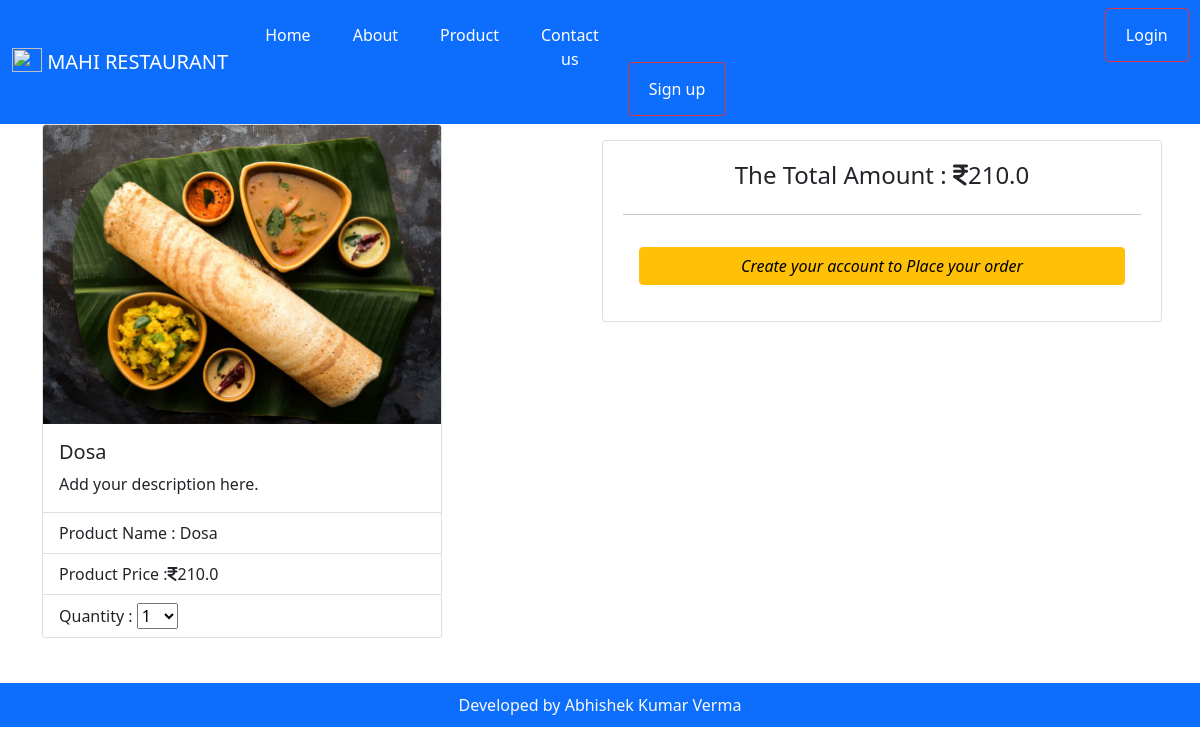
Page /view/16/ on the committed database.
### home/models.py (models this page shows, shortened)
class Add_product(models.Model):
    name = models.CharField(max_length=122)
    img = models.FileField(upload_to="uploads/")
    price = models.FloatField()

### home/views.py (the view)
# urls.py: path("view/<int:pk>/",views.view,name = 'view'),
def view(request,pk):
    Add_products = Add_product.objects.get(id = pk)
    return render(request,'view.html',{'Add_products': Add_products})

### template/view.html (shortened to what this page needs)
{% extends 'base.html' %}
{% block body %}
<form method = "POST" action="/welcome">
<div class="container">
  <div class="row ">
    <div class="col ">
      <div class="card" style="width: 25rem;">
        <img src="{{Add_products.img.url}}" class="card-img-top" alt="...">
        <div class="card-body">
          <h5 class="card-title">{{Add_products.name}}</h5>
          <p class="card-text">Add your description here.</p>
        </div>
        <ul class="list-group list-group-flush">
          <li class="list-group-item" name = 'product_name'>Product Name : {{Add_products.name}}</li>
          <li class="list-group-item" name = 'product_price'>Product Price :<i class="fa fa-inr "> </i>{{Add_products.price}}</li>
          <li class="list-group-item">
            Quantity :
            <select name = "quantity" onChange="qantityChange(event)">
              <option>1</option>
            </select>
          </li>
        </ul>
      </div>
    </div>
    <div class="col row-cols-1 row-cols-sm-2 row-cols-md-3 g-3 ">
      <div class="col ">
        <div class="card text-center" style="width: 35rem; padding:20px; ">
          <h4>The Total Amount : <i class="fa fa-inr "> </i><span id="grandTotal">{{Add_products.price}}</span></h4>
          <hr>
          {% if user.is_authenticated %}
          <div class="card-body">
            <div class="d-grid gap-2">
              <button class="btn btn-warning" onclick="submitOrder()" type="submit"><a
                  style="text-decoration: none; color : black" href='/welcome'><i> Place your order</i> </a></button>
            </div>
          </div>
          {% else %}
          <div class="card-body">
            <div class="d-grid gap-2">
              <button class="btn btn-warning" type="button"><a style="text-decoration: none; color : black"
                  href='/register'><i>Create your account to Place your order</i> </a></button>
            </div>
          </div>
          {% endif %}
        </div>
      </div>
    </div>
  </div>
</div>
</form>
{% endblock body %}

### rows in the picture
Add_product: img (picture), name "Dosa", price "210.0"
